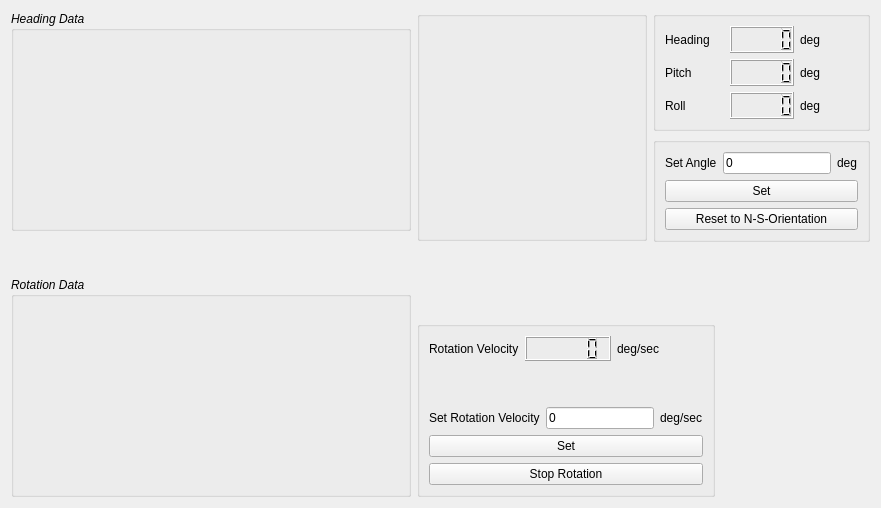
             <widget class="QWidget" name="rotationTab">
              <attribute name="title">
               <string>Attitude</string>
              </attribute>
              <layout class="QHBoxLayout" name="horizontalLayout_28">
               <item>
                <layout class="QHBoxLayout" name="horizontalLayout_9">
                 <item>
                  <layout class="QVBoxLayout" name="verticalLayout_2">
                   <item>
                    <widget class="QGroupBox" name="groupBox_6">
                     <property name="minimumSize">
                      <size>
                       <width>400</width>
                       <height>220</height>
                      </size>
                     </property>
                     <property name="maximumSize">
                      <size>
                       <width>400</width>
                       <height>220</height>
                      </size>
                     </property>
                     <property name="font">
                      <font>
                       <italic>true</italic>
                      </font>
                     </property>
                     <property name="title">
                      <string>Heading Data</string>
                     </property>
                     <layout class="QHBoxLayout" name="horizontalLayout_5">
                      <item>
                       <widget class="QCustomPlot" name="orientationWidget" native="true"/>
                      </item>
                     </layout>
                    </widget>
                   </item>
                   <item>
                    <spacer name="verticalSpacer_3">
                     <property name="orientation">
                      <enum>Qt::Vertical</enum>
                     </property>
                     <property name="sizeHint" stdset="0">
                      <size>
                       <width>20</width>
                       <height>40</height>
                      </size>
                     </property>
                    </spacer>
                   </item>
                   <item>
                    <widget class="QGroupBox" name="groupBox_7">
                     <property name="minimumSize">
                      <size>
                       <width>400</width>
                       <height>220</height>
                      </size>
                     </property>
                     <property name="maximumSize">
                      <size>
                       <width>400</width>
                       <height>220</height>
                      </size>
                     </property>
                     <property name="font">
                      <font>
                       <italic>true</italic>
                      </font>
                     </property>
                     <property name="title">
                      <string>Rotation Data</string>
                     </property>
                     <layout class="QHBoxLayout" name="horizontalLayout_10">
                      <item>
                       <widget class="QCustomPlot" name="rotationWidget" native="true"/>
                      </item>
                     </layout>
                    </widget>
                   </item>
                  </layout>
                 </item>
                 <item>
                  <layout class="QVBoxLayout" name="verticalLayout_19">
                   <item>
                    <layout class="QHBoxLayout" name="horizontalLayout_26">
                     <item>
                      <widget class="QGroupBox" name="compassBox">
                       <property name="minimumSize">
                        <size>
                         <width>230</width>
                         <height>230</height>
                        </size>
                       </property>
                       <property name="maximumSize">
                        <size>
                         <width>230</width>
                         <height>230</height>
                        </size>
                       </property>
                       <property name="title">
                        <string/>
                       </property>
                       <layout class="QVBoxLayout" name="verticalLayout_9">
                        <item>
                         <widget class="Compass" name="compassWidget" native="true"/>
                        </item>
                       </layout>
                      </widget>
                     </item>
                     <item>
                      <layout class="QVBoxLayout" name="verticalLayout_11">
                       <item>
                        <widget class="QGroupBox" name="groupBox_attitude1">
                         <property name="minimumSize">
                          <size>
                           <width>0</width>
                           <height>120</height>
                          </size>
                         </property>
                         <property name="maximumSize">
                          <size>
                           <width>16777215</width>
                           <height>120</height>
                          </size>
                         </property>
                         <property name="title">
                          <string/>
                         </property>
                         <layout class="QHBoxLayout" name="horizontalLayout_24">
                          <item>
                           <layout class="QGridLayout" name="gridLayout_2">
                            <item row="0" column="0">
                             <widget class="QLabel" name="label_17">
                              <property name="text">
                               <string>Heading</string>
                              </property>
                             </widget>
                            </item>
                            <item row="0" column="1">
                             <widget class="QLCDNumber" name="orientationLCD"/>
                            </item>
                            <item row="0" column="2">
                             <widget class="QLabel" name="label_20">
                              <property name="text">
                               <string>deg</string>
                              </property>
                             </widget>
                            </item>
                            <item row="1" column="0">
                             <widget class="QLabel" name="label_21">
                              <property name="text">
                               <string>Pitch</string>
                              </property>
                             </widget>
                            </item>
                            <item row="1" column="1">
                             <widget class="QLCDNumber" name="pitchLCD"/>
                            </item>
                            <item row="1" column="2">
                             <widget class="QLabel" name="label_24">
                              <property name="text">
                               <string>deg</string>
                              </property>
                             </widget>
                            </item>
                            <item row="2" column="0">
                             <widget class="QLabel" name="label_22">
                              <property name="text">
                               <string>Roll</string>
                              </property>
                             </widget>
                            </item>
                            <item row="2" column="1">
                             <widget class="QLCDNumber" name="rollLCD"/>
                            </item>
                            <item row="2" column="2">
                             <widget class="QLabel" name="label_25">
                              <property name="text">
                               <string>deg</string>
                              </property>
                             </widget>
                            </item>
                           </layout>
                          </item>
                         </layout>
                        </widget>
                       </item>
                       <item>
                        <widget class="QGroupBox" name="groupBox_attitude2">
                         <property name="minimumSize">
                          <size>
                           <width>0</width>
                           <height>90</height>
                          </size>
                         </property>
                         <property name="maximumSize">
                          <size>
                           <width>16777215</width>
                           <height>120</height>
                          </size>
                         </property>
                         <property name="title">
                          <string/>
                         </property>
                         <layout class="QVBoxLayout" name="verticalLayout_6">
                          <item>
                           <layout class="QVBoxLayout" name="verticalLayout_4">
                            <item>
                             <layout class="QHBoxLayout" name="horizontalLayout_25">
                              <item>
                               <widget class="QLabel" name="label_18">
                                <property name="text">
                                 <string>Set Angle</string>
                                </property>
                               </widget>
                              </item>
                              <item>
                               <widget class="QLineEdit" name="orientationLineEdit">
                                <property name="text">
                                 <string>0</string>
                                </property>
                               </widget>
                              </item>
                              <item>
                               <widget class="QLabel" name="label_19">
                                <property name="text">
                                 <string>deg</string>
                                </property>
                               </widget>
                              </item>
                             </layout>
                            </item>
                            <item>
                             <widget class="QPushButton" name="orientationSetButton">
                              <property name="text">
                               <string>Set</string>
                              </property>
                             </widget>
                            </item>
                            <item>
                             <widget class="QPushButton" name="orientationResetButton">
                              <property name="text">
                               <string>Reset to N-S-Orientation</string>
                              </property>
                             </widget>
                            </item>
                           </layout>
                          </item>
                         </layout>
                        </widget>
                       </item>
                      </layout>
                     </item>
                    </layout>
                   </item>
                   <item>
                    <spacer name="verticalSpacer_2">
                     <property name="orientation">
                      <enum>Qt::Vertical</enum>
                     </property>
                     <property name="sizeHint" stdset="0">
                      <size>
                       <width>20</width>
                       <height>40</height>
                      </size>
                     </property>
                    </spacer>
                   </item>
                   <item>
                    <layout class="QHBoxLayout" name="horizontalLayout_3">
                     <item>
                      <widget class="QGroupBox" name="groupBox_attitude3">
                       <property name="title">
                        <string/>
                       </property>
                       <layout class="QVBoxLayout" name="verticalLayout_15">
                        <item>
                         <layout class="QVBoxLayout" name="verticalLayout_14">
                          <item>
                           <layout class="QGridLayout" name="gridLayout_3">
                            <item row="0" column="2">
                             <widget class="QLabel" name="label_29">
                              <property name="text">
                               <string>deg/sec</string>
                              </property>
                             </widget>
                            </item>
                            <item row="0" column="0">
                             <widget class="QLabel" name="label_28">
                              <property name="text">
                               <string>Rotation Velocity</string>
                              </property>
                             </widget>
                            </item>
                            <item row="0" column="1">
                             <widget class="QLCDNumber" name="rotationLCD">
                              <property name="minimumSize">
                               <size>
                                <width>0</width>
                                <height>25</height>
                               </size>
                              </property>
                             </widget>
                            </item>
                           </layout>
                          </item>
                          <item>
                           <spacer name="verticalSpacer">
                            <property name="orientation">
                             <enum>Qt::Vertical</enum>
                            </property>
                            <property name="sizeHint" stdset="0">
                             <size>
                              <width>20</width>
                              <height>40</height>
                             </size>
                            </property>
                           </spacer>
                          </item>
                          <item>
                           <layout class="QVBoxLayout" name="verticalLayout_12">
                            <item>
                             <layout class="QHBoxLayout" name="horizontalLayout_27">
                              <item>
                               <widget class="QLabel" name="label_31">
                                <property name="text">
                                 <string>Set Rotation Velocity</string>
                                </property>
                               </widget>
                              </item>
                              <item>
                               <widget class="QLineEdit" name="orientationLineEdit_2">
                                <property name="text">
                                 <string>0</string>
                                </property>
                               </widget>
                              </item>
                              <item>
                               <widget class="QLabel" name="label_32">
                                <property name="text">
                                 <string>deg/sec</string>
                                </property>
                               </widget>
                              </item>
                             </layout>
                            </item>
                            <item>
                             <widget class="QPushButton" name="setRotationButton">
                              <property name="text">
                               <string>Set</string>
                              </property>
                             </widget>
                            </item>
                            <item>
                             <widget class="QPushButton" name="stopRotationButton">
                              <property name="text">
                               <string>Stop Rotation</string>
                              </property>
                             </widget>
                            </item>
                           </layout>
                          </item>
                         </layout>
                        </item>
                       </layout>
                      </widget>
                     </item>
                     <item>
                      <spacer name="horizontalSpacer">
                       <property name="orientation">
                        <enum>Qt::Horizontal</enum>
                       </property>
                       <property name="sizeHint" stdset="0">
                        <size>
                         <width>40</width>
                         <height>20</height>
                        </size>
                       </property>
                      </spacer>
                     </item>
                    </layout>
                   </item>
                  </layout>
                 </item>
                </layout>
               </item>
              </layout>
             </widget>
